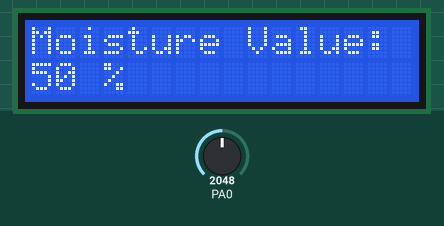
This sketch was run on a simulated STM32 Blue Pill. Shown: 16×2 character LCD. The test bench sets the inputs (shaded band); at power-on: PA0 = 2048.

Above: at 1.2 s.
1.3 s: PA0 set to 2866
At 2.0 s:
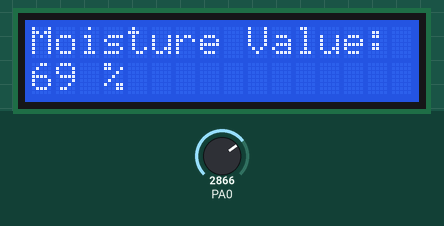
4.4 s: PA0 set to 3603
At 5.1 s:
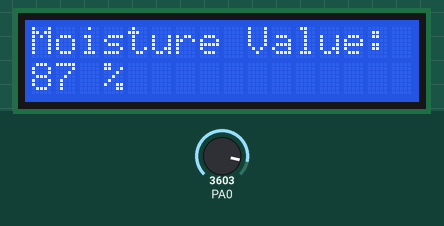
6.2 s: PA0 set to 4095
At 6.7 s:
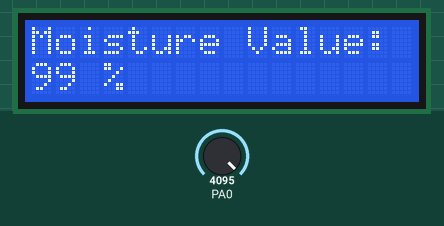
Timing chart, 0 to 9.2 s (numbered marks = the images above; inputs shaded):
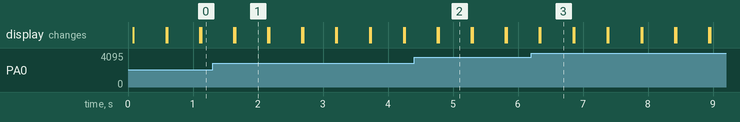

The sketch:

soilhumidity_stm32.ino
```cpp
#include <LiquidCrystal_I2C.h>

LiquidCrystal_I2C lcd(0x27, 16, 2);

int soil;

void setup() {
  lcd.begin();
  lcd.backlight();
  pinMode(soil, INPUT);
}

void loop() {
  int soil = analogRead(PA0);
  int valeur = map(soil, 0, 4096, 0, 100);
  lcd.setCursor(0, 0);
  lcd.print("Moisture Value:");
  lcd.setCursor(0, 1);
  lcd.print(valeur);
  lcd.print(" %");
  delay(500);
  lcd.clear();
}
```

Measured:
- after the input at 1.3 s, the display: first differs from a run without the input after 0.35 s (image 1)
- after the input at 4.4 s, the display: first differs from a run without the input after 0.38 s (image 2)
- after the input at 6.2 s, the display: first differs from a run without the input after 0.15 s (image 3)
- what the display in image 1 shows lasts 0.6 s, from 1.6 s to 2.2 s
